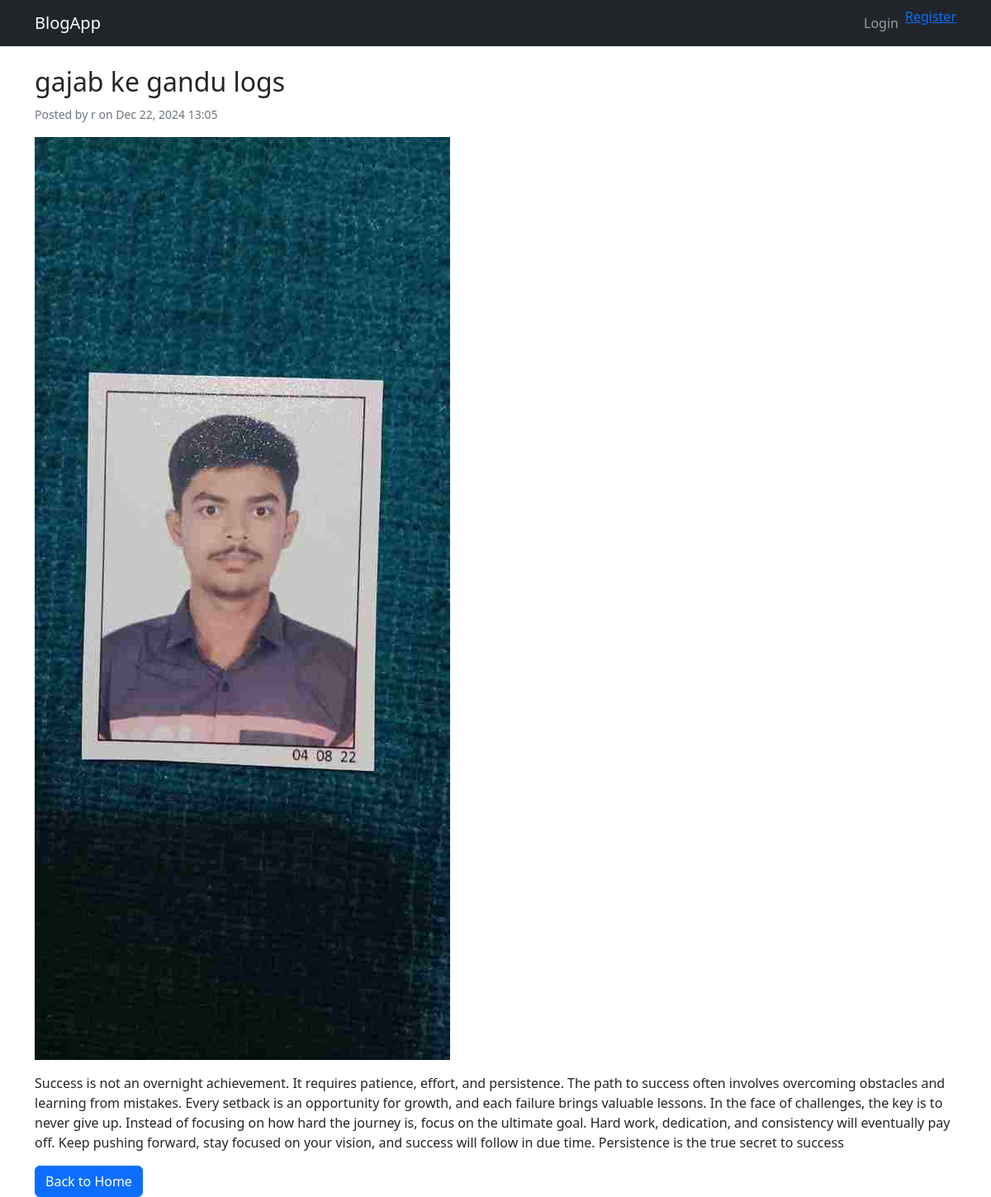
The page /blog/1 on the database its author committed.
### models.py (models this page shows)
class Blog(db.Model):
    id = db.Column(db.Integer, primary_key=True)
    title = db.Column(db.String(100), nullable=False)
    content = db.Column(db.Text, nullable=False)
    image = db.Column(db.String(100), nullable=True)
    date_posted = db.Column(db.DateTime, default=datetime.utcnow)
    user_id = db.Column(db.Integer, db.ForeignKey('user.id'), nullable=False)
    user = db.relationship('User', backref='blogs')

class User(UserMixin, db.Model):
    id = db.Column(db.Integer, primary_key=True)
    username = db.Column(db.String(20), unique=True, nullable=False)
    password = db.Column(db.String(80), nullable=False)
    is_admin = db.Column(db.Boolean, default=False)

### app.py (the view)
@app.route("/blog/<int:blog_id>")
def blog_detail(blog_id):
    blog = Blog.query.get_or_404(blog_id)
    return render_template("blog_detail.html", blog=blog)

### templates/blog_detail.html (shortened to what this page needs)
{% extends 'base.html' %}
{% block content %}
<h2>{{ blog.title }}</h2>
<p class="text-muted"><small>Posted by {{ blog.user.username }} on {{ blog.date_posted.strftime('%b %d, %Y %H:%M') }}</small></p>
{% if blog.image %}
    <img src="{{ url_for('static', filename='uploads/' ~ blog.image) }}" class="img-fluid mb-3" alt="Blog Image">
{% endif %}
<p>{{ blog.content }}</p>
<a href="{{ url_for('home') }}" class="btn btn-primary">Back to Home</a>
{% endblock %}

### templates/base.html (shortened to what this page needs)
<!DOCTYPE html>
<html lang="en">
<head>
    <link rel="stylesheet" href="https://cdnjs.cloudflare.com/ajax/libs/bootstrap/5.2.3/css/bootstrap.min.css">
</head>
<body>
    <nav class="navbar navbar-expand-lg navbar-dark bg-dark">
        <div class="container">
            <a class="navbar-brand" href="{{ url_for('home') }}">BlogApp</a>
            <div class="collapse navbar-collapse" id="navbarNav">
                <ul class="navbar-nav ms-auto">
                    {% if current_user.is_authenticated %}
                        {% if current_user.is_admin %}
                            <li class="nav-item">
                                <a class="nav-link" href="{{ url_for('admin_dashboard') }}">Admin</a>
                            </li>
                        {% else %}
                            <li class="nav-item">
                                <a class="nav-link" href="{{ url_for('user_dashboard') }}">Dashboard</a>
                            </li>
                        {% endif %}
                        <li class="nav-item">
                            <a class="nav-link" href="{{ url_for('logout') }}">Logout</a>
                        </li>
                    {% else %}
                        <li class="nav-item">
                            <a class="nav-link" href="{{ url_for('login') }}">Login</a>
                        </li>
                        <a href="{{ url_for('register') }}">Register</a>
                    {% endif %}
                </ul>
            </div>
        </div>
    </nav>
    <div class="container mt-4">
        {% block content %}{% endblock %}
    </div>
</body>
</html>

### rows shown on the page
Blog: title "gajab ke gandu logs", date_posted "Dec 22, 2024 13:05", image (picture), content "Success is not an overnight achievement. It requires patience, effort, and persistence. The path to success often involves overcoming obstacles and learning from mistakes. Every setback is an opportunity for growth, and each failure brings valuable lessons. In the face of challenges, the key is to never give up. Instead of focusing on how hard the journey is, focus on the ultimate goal. Hard work, dedication, and consistency will eventually pay off. Keep pushing forward, stay focused on your vision, and success will follow in due time. Persistence is the true secret to success"
User: user.username "r"
